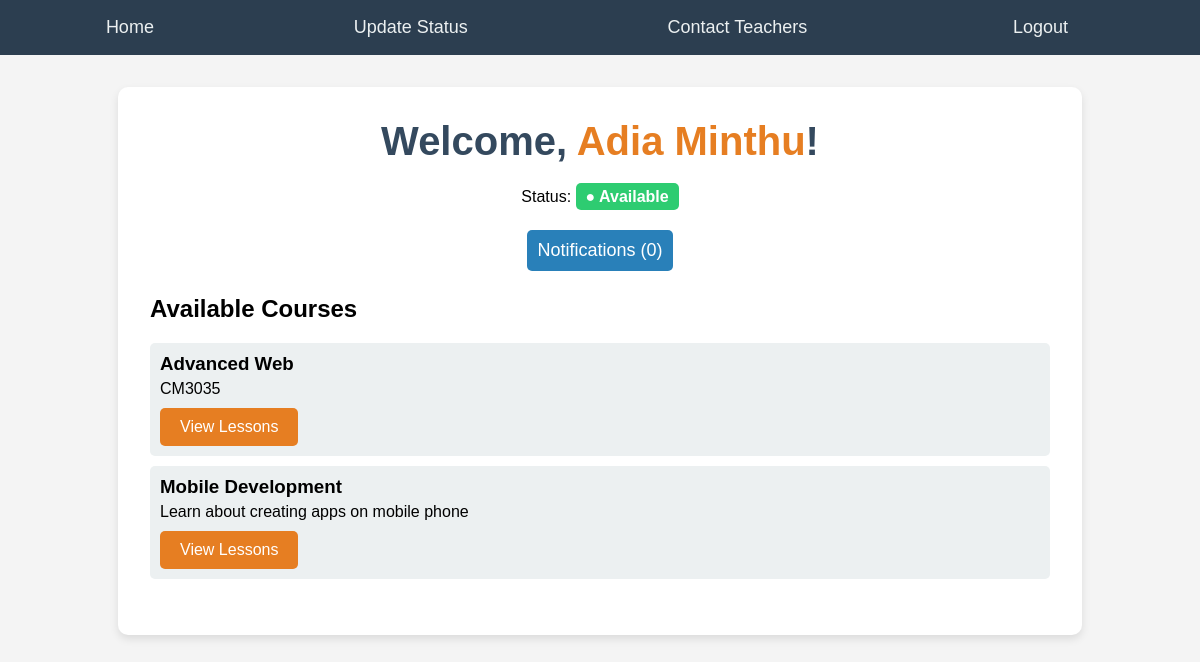
The app's page /student/home/ (signed in) with its own data.
### eLearning/models.py (models this page shows, shortened)
class Course(models.Model):
    teacher = models.ForeignKey(User, on_delete=models.CASCADE, related_name='courses')
    course_name = models.CharField(max_length=255, null=True, blank=True)
    course_description = models.TextField()
    course_created = models.DateTimeField(auto_now_add=True)

### eLearning/views.py (the view)
# urls.py: path('student/home/', views.student_homepage, name='student_homepage'), #student homepage
@login_required
def student_homepage(request):
    if request.user.profile.type_of_user == 'student':
        courses = Course.objects.all()
        enroll_course = request.user.enrollments.values_list('course_id', flat=True)
        notifications = request.user.notifications.filter(is_read=False)
        return render(request, 'eLearning/student_homepage.html', {
            'courses': courses,
            'enroll_course': enroll_course,
            'notifications': notifications,
            'full_name': request.user.get_full_name(),
        })
    else:
        return redirect('home')

### eLearning/templates/eLearning/student_homepage.html (shortened to what this page needs)
{% block content %}
<nav class="navigation">
  <ul class="navigation-list">
    <li><a href="{% url 'student_homepage' %}">Home</a></li>
    <li><a href="{% url 'current_status' %}">Update Status</a></li>
    <li><a href="{% url 'student_teacher_list' %}">Contact Teachers</a></li>
    <li>
      <form method="post" action="{% url 'logout' %}" class="logout-form">
        <button type="submit" class="logout-button">Logout</button>
      </form>
    </li>
  </ul>
</nav>
<div class="container">
  <div class="header">
    <h1>Welcome, <span class="highlight">{{ full_name }}</span>!</h1>
  </div>
  <div class="status-availability">
    <p>Status:
      {% if user.profile.status == 'available' %}
        <span class="status available">● Available</span>
      {% elif user.profile.status == 'busy' %}
        <span class="status busy">● Busy</span>
      {% else %}
        <span class="status unavailable">● Unavailable</span>
      {% endif %}
    </p>
  </div>
  <div class="notifications">
    <button onclick="toggleDropdown()" class="notification-bell">
      Notifications ({{ notifications.count }})
    </button>
  </div>
  <div class="courses-section">
    <h2>Available Courses</h2>
    <ul class="courses-list">
      {% for course in courses %}
        <li>
          <h3>{{ course.course_name }}</h3>
          <p>{{ course.course_description }}</p>
          {% if course.id in enroll_course %}
            <a href="{% url 'course_information' course.id %}">
              <button type="button" class="course-button">View Lessons</button>
            </a>
          {% else %}
            <form method="post" action="{% url 'enroll_in_course' course.id %}">
              {% csrf_token %}
              <button type="submit" class="course-button">Enroll</button>
            </form>
          {% endif %}
        </li>
      {% endfor %}
    </ul>
  </div>
</div>
{% endblock %}

### eLearning/templates/eLearning/student_homepage.html (style rules this page uses)
.navigation { background-color: #2c3e50; padding: 1em; }
.navigation-list { list-style: none; padding: 0; margin: 0; display: flex; justify-content: space-around; align-items: center; }
.navigation-list li { margin-right: 20px; }
.navigation-list li a { color: #ecf0f1; text-decoration: none; font-size: 18px; transition: color 0.3s ease; }
.logout-form { margin: 0; }
.logout-button { background-color: transparent; color: #ecf0f1; font-size: 18px; border: none; cursor: pointer; transition: color 0.3s ease; }
.container { max-width: 900px; margin: 2em auto; padding: 2em; background-color: #ffffff; box-shadow: 0 4px 8px rgba(0, 0, 0, 0.1); border-radius: 10px; position: relative; }
.header { text-align: center; margin-bottom: 1.5em; }
.header h1 { margin: 0; font-size: 2.5em; color: #34495e; }
.highlight { color: #e67e22; font-weight: bold; }
.status-availability { text-align: center; margin-bottom: 1.5em; }
.status { font-weight: bold; padding: 5px 10px; border-radius: 5px; }
.available { background-color: #2ecc71; color: #ffffff; }
.notifications { text-align: center; margin-bottom: 1.5em; position: relative; }
.notification-bell { background-color: #2980b9; color: #ffffff; padding: 10px; font-size: 18px; border: none; border-radius: 5px; cursor: pointer; position: relative; }
.courses-section { margin-bottom: 1.5em; }
.courses-list { list-style-type: none; padding: 0; margin: 0; }
.courses-list li { padding: 10px; background-color: #ecf0f1; margin-bottom: 10px; border-radius: 5px; }
.courses-list li h3 { margin: 0 0 5px 0; }
.courses-list li p { margin: 0 0 10px 0; }
.course-button { display: inline-block; padding: 10px 20px; font-size: 16px; border-radius: 5px; background-color: #e67e22; color: #ffffff; text-align: center; text-decoration: none; transition: background-color 0.3s ease; cursor: pointer; border: none; }

### records on screen
Course: course_name "Advanced Web", course_description "CM3035", shows "View Lessons"
Course: course_name "Mobile Development", course_description "Learn about creating apps on mobile phone", shows "View Lessons"

### other values on screen
{{ full_name }} "Adia Minthu"
{{ notifications.count }} "0"
